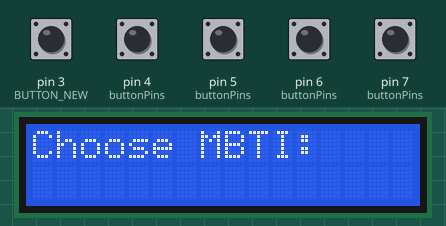
Bench run of a sketch on a simulated Arduino Uno, built with avr-gcc and run on an emulated ATmega328P. Parts: 16×2 character LCD. The test bench sets the inputs (shaded band); at power-on: pin 3 (BUTTON_NEW), pin 4 (buttonPins), pin 5 (buttonPins), pin 6 (buttonPins), pin 7 (buttonPins) LOW. What the sketch prints to the serial monitor is not drawn.

Above: at 1.2 s.
1.3 s: pin 3 (BUTTON_NEW) pulled HIGH for 0.15 s
At 2.1 s:
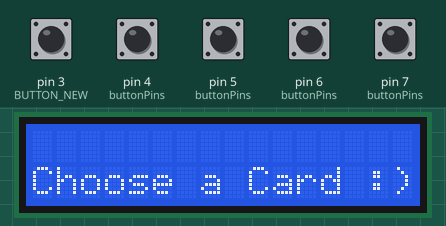
2.9 s: pin 4 (buttonPins) pulled HIGH for 0.15 s
At 3.9 s:
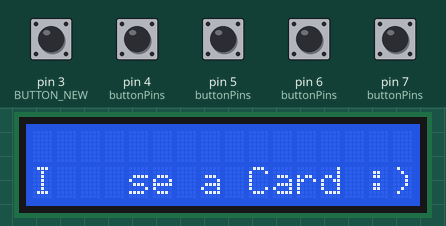
4.5 s: pin 5 (buttonPins) pulled HIGH for 0.15 s
At 5.1 s:
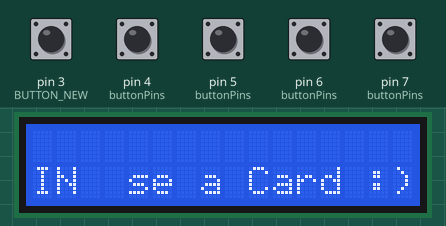
6.1 s: pin 6 (buttonPins) pulled HIGH for 0.15 s
At 7.3 s:
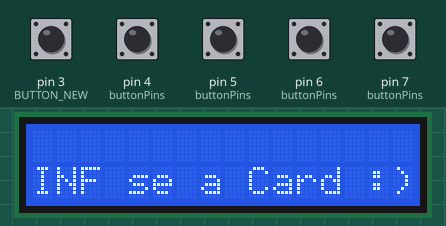
7.7 s: pin 7 (buttonPins) pulled HIGH for 0.15 s
At 8.8 s:
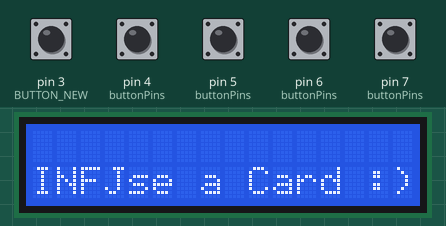
9.3 s: pin 3 (BUTTON_NEW) pulled HIGH for 1 s
At 10.6 s:
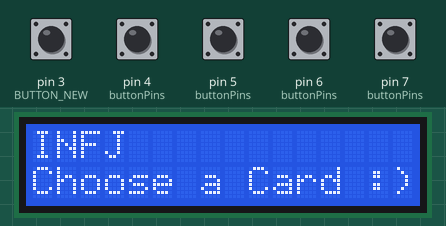
Timing chart, 0 to 12.3 s (numbered marks = the images above; inputs shaded):
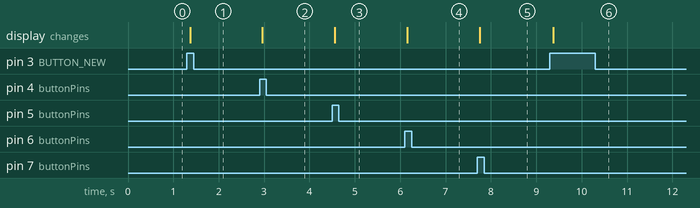

The sketch:

Button-LCD-NFC4.ino
```cpp
#include <Wire.h>
#include <LiquidCrystal_I2C.h>
#include <SPI.h>
#include <Adafruit_PN532.h>
#include <SoftwareSerial.h>

// 初始化 LCD，I2C 地址为 0x27
LiquidCrystal_I2C lcd(0x27, 16, 2);

// 初始化 PN532 NFC 读取器
#define PN532_SS 10 // PN532 的片选引脚
Adafruit_PN532 nfc(PN532_SS);

// 初始化 DP-EH900 打印机
#define PRINTER_TX 9 // Arduino TX (连接打印机 RX)
#define PRINTER_RX 8 // Arduino RX (连接打印机 TX)
SoftwareSerial printer(PRINTER_TX, PRINTER_RX);

// 定义按钮引脚
#define BUTTON_IE 4  // 按钮 IE 对应引脚 4
#define BUTTON_NS 5  // 按钮 NS 对应引脚 5
#define BUTTON_FT 6  // 按钮 FT 对应引脚 6
#define BUTTON_JP 7  // 按钮 JP 对应引脚 7
#define BUTTON_NEW 3 // 新按钮对应引脚 3

// 按钮组状态变量
int lastButtonState[4];  // 上一次的按钮状态
int buttonState[4];      // 当前的按钮状态
int lastButtonStateNew = LOW;  // 新按钮上一次的状态
int buttonStateNew = LOW;      // 新按钮当前的状态
char mbti[5] = "    ";   // 存储当前的 MBTI 字母，初始为空格

// 按钮对应的选项切换
const char buttonLetters[4][2] = {{'I', 'E'}, {'N', 'S'}, {'F', 'T'}, {'J', 'P'}};

// 按钮引脚数组
const int buttonPins[4] = {BUTTON_IE, BUTTON_NS, BUTTON_FT, BUTTON_JP};

bool mbtiComplete = false;  // 标记 MBTI 是否输入完成
bool isCardDetected = false; // 标记是否已经检测到卡片
bool hasDetectedCard = false; // 标记是否已经成功检测到卡片（只检测一次）

String lastDetectedUID = "";  // 用于记录最后检测到的 UID

void setup() {
  // 初始化 LCD
  lcd.init();
  lcd.backlight();
  lcd.setCursor(0, 0);
  lcd.print("Choose MBTI:");

  // 初始化按钮引脚
  for (int i = 0; i < 4; i++) {
    pinMode(buttonPins[i], INPUT);
    lastButtonState[i] = LOW;
  }

  pinMode(BUTTON_NEW, INPUT);  // 设置新按钮引脚为输入

  // 初始化 NFC 读取器
  Serial.begin(9600);  // 设置串口波特率
  Serial.println("Initializing NFC...");

  nfc.begin();
  uint32_t versiondata = nfc.getFirmwareVersion();
  if (!versiondata) {
    Serial.println("Didn't find PN53x board");
    while (1);
  }

  nfc.SAMConfig();
  Serial.println("NFC Reader Ready!");

  // 初始化打印机
  printer.begin(9600);  // 打印机波特率
  printer.write(0x1B);  // ESC
  printer.write(0x40);  // 初始化打印机指令
  Serial.println("Printer Ready.");
}

void loop() {
  handleButtonInputs();  // 按钮输入处理
  handleNFCDetection();  // NFC 卡片检测处理
  handleSerialInput();   // 处理串口输入
}

// 处理按钮输入逻辑
void handleButtonInputs() {
  if (mbtiComplete) return;  // 如果 MBTI 输入已完成，不再处理按钮输入

  for (int i = 0; i < 4; i++) {
    buttonState[i] = digitalRead(buttonPins[i]);

    if (buttonState[i] == HIGH && lastButtonState[i] == LOW) {
      delay(50); // 消抖
      if (buttonState[i] == HIGH) {
        handleButtonPress(i);
      }
    }
    lastButtonState[i] = buttonState[i];
  }

  // 处理新按钮（引脚3）
  buttonStateNew = digitalRead(BUTTON_NEW);
  if (buttonStateNew == HIGH && lastButtonStateNew == LOW) {
    delay(50);  // 消抖
    lcd.clear();
    lcd.setCursor(0, 0);
    lcd.print(mbti);  // 显示当前MBTI
    lcd.setCursor(0, 1);
    lcd.print("Choose a Card :)");

    // 发送MBTI和卡片编号到串口
    String mbtiString = String(mbti);
    String shortUID = lastDetectedUID.substring(0, 6); // 提取前6位UID
    Serial.println("MBTI: " + mbtiString + " Card: " + shortUID);
  }

  lastButtonStateNew = buttonStateNew;  // 更新按钮状态
}

// NFC 检测处理逻辑
void handleNFCDetection() {
  if (hasDetectedCard) return; // 如果已经检测到卡片，不再进行任何操作

  if (nfc.inListPassiveTarget()) {
    uint8_t uid[7] = {0}; // 最大支持 7 字节 UID
    uint8_t uidLength;

    if (nfc.readPassiveTargetID(PN532_MIFARE_ISO14443A, uid, &uidLength)) {
      String detectedUID = "";
      for (uint8_t i = 0; i < uidLength; i++) {
        if (uid[i] <= 0xF) {
          detectedUID += "0"; // 添加前导零
        }
        detectedUID += String(uid[i], HEX);
      }
      detectedUID.toUpperCase();

      // 如果是新卡片
      if (!hasDetectedCard) {
        hasDetectedCard = true;  // 设置为已检测状态
        String shortUID = detectedUID.substring(0, 6); // 提取前 6 位
        String mbtiString = String(mbti);

        // 打印 MBTI 和卡片短编号到串口
        Serial.println("MBTI: " + mbtiString + " Card: " + shortUID);

        // 在 LCD 上更新显示
        lcd.clear();
        lcd.setCursor(0, 0);
        lcd.print("Card is chosen");
        lcd.setCursor(0, 1);
        lcd.print("Printing...");
      }
    }
  }
}

// 处理按钮按下
void handleButtonPress(int buttonIndex) {
  int position = buttonIndex;  // 当前按钮对应的屏幕位置（0-3）

  // 切换当前按钮对应的字母
  char currentLetter = mbti[position];
  char newLetter = (currentLetter == buttonLetters[buttonIndex][0]) ?
                    buttonLetters[buttonIndex][1] :
                    buttonLetters[buttonIndex][0];

  // 更新 MBTI 和 LCD 显示
  mbti[position] = newLetter;
  updateLCD();
}

// 更新 LCD 显示
void updateLCD() {
  for (int i = 0; i < 4; i++) {
    lcd.setCursor(i, 1);    // 第二行对应的列 (i,1)
    lcd.print(mbti[i]);     // 显示当前 MBTI 字母
  }
}

// 处理串口输入并打印
void handleSerialInput() {
  if (Serial.available()) {
    String incomingData = Serial.readStringUntil('\n');
    if (incomingData.length() > 0) { // 检查字符串是否非空
    printer.print(incomingData + "\n");
    printer.write(0x0A); // 换行
    }
  }
}
```

Measured:
- after the input at 1.3 s, the display: changes after 0.07 s (image 1)
- after the input at 2.9 s, the display: changes after 0.06 s (image 2)
- after the input at 4.5 s, the display: changes after 0.06 s (image 3)
- after the input at 6.1 s, the display: changes after 0.06 s (image 4)
- after the input at 7.7 s, the display: changes after 0.06 s (image 5)
- after the input at 9.3 s, the display: changes after 0.07 s (image 6)
